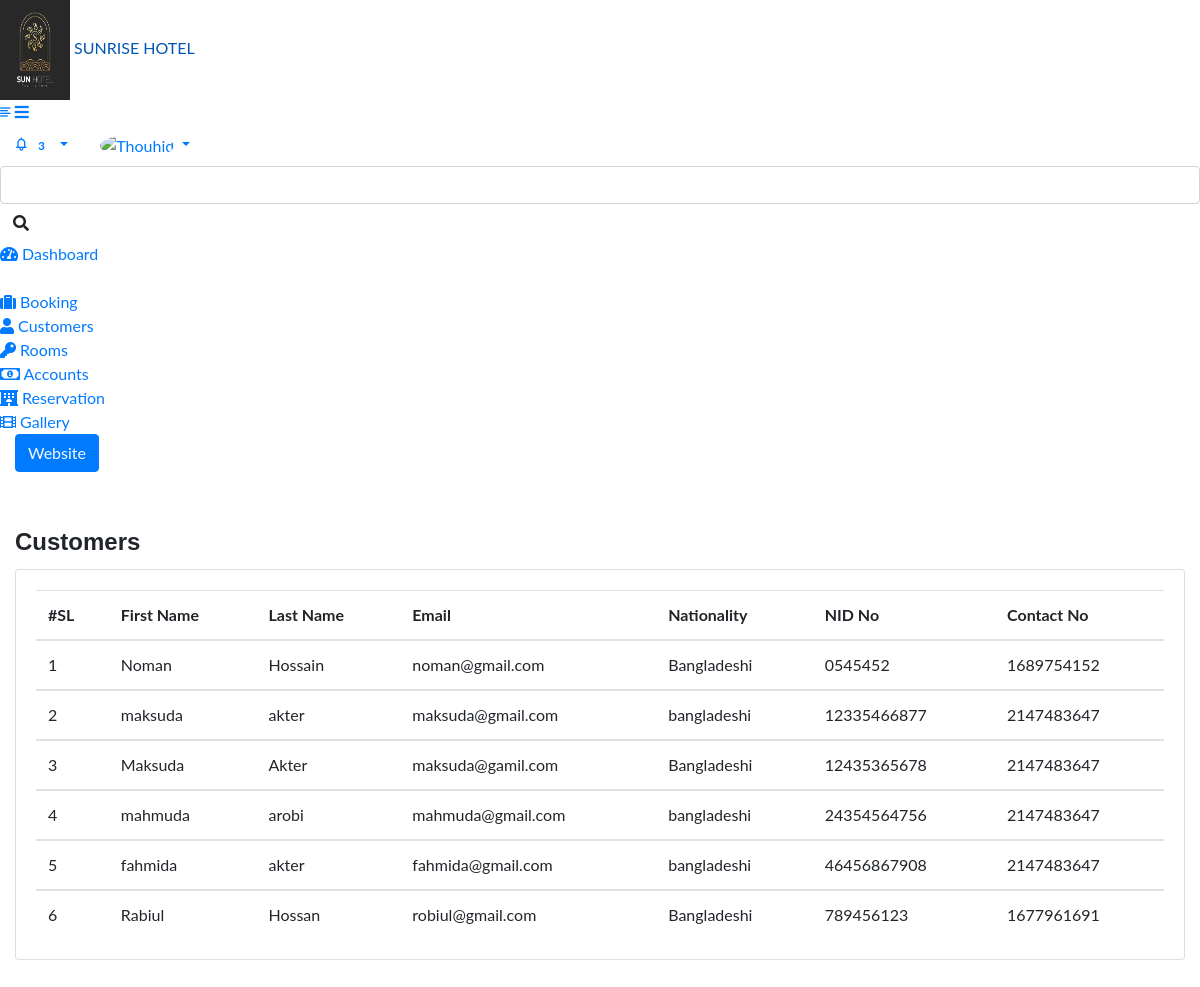
The app's page /admin/customer_list.php (signed in), older data.
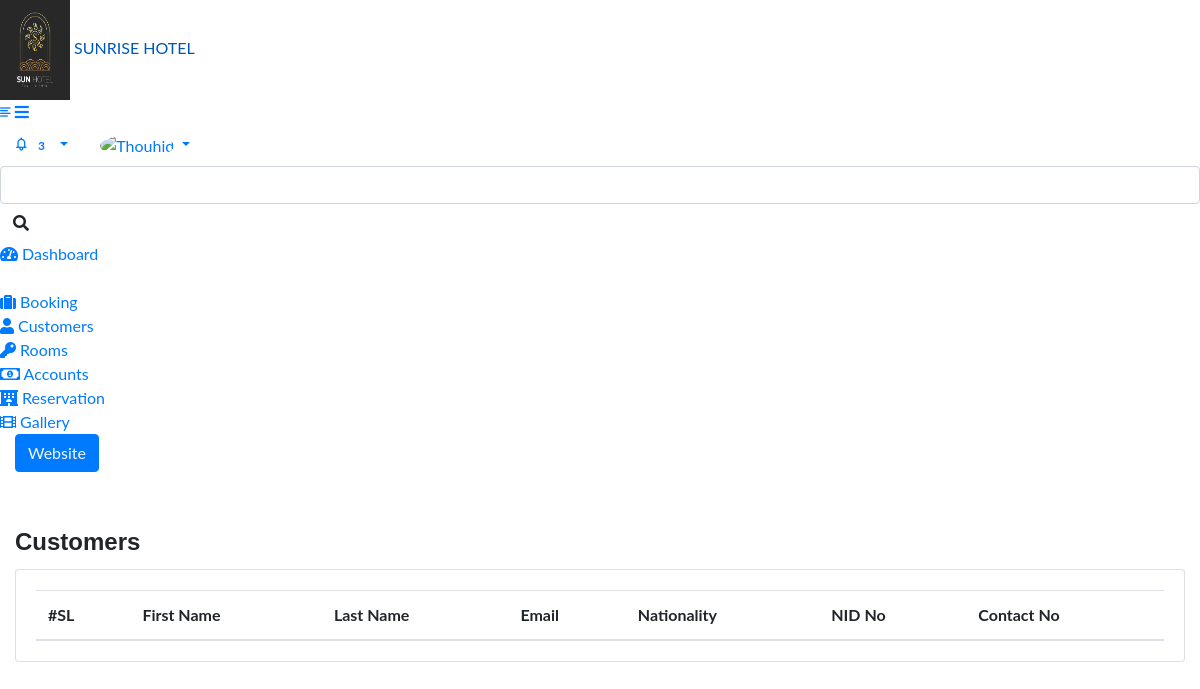
The same page, newer data.
### tables this page shows
CREATE TABLE `tbl_customer` (
  `id` int(11) NOT NULL,
  `first_name` varchar(255) DEFAULT NULL,
  `last_name` varchar(255) DEFAULT NULL,
  `email` varchar(255) DEFAULT NULL,
  `nationality` varchar(255) DEFAULT NULL,
  `nid_no` varchar(255) DEFAULT NULL,
  `contact_no` varchar(255) DEFAULT NULL,
  `created_at` datetime NOT NULL,
  `created_by` varchar(255) NOT NULL,
  `updated_at` datetime NOT NULL,
  `updated_by` varchar(255) NOT NULL,
  `deleted_at` datetime NOT NULL
);

### class/crud.php (called while the page is built, shortened)
<?php
    class crud{
        private $host='localhost';
        private $user='root';
        private $password='';
        private $database='hotel';
        private $connection;
        public function __construct(){
            $this->connection=new mysqli($this->host,$this->user,$this->password,$this->database);
        }
        public function common_select($table,$fields='*',$condition=false,$sort_field=false,$sort='ASC'){
            $result=array();
            $error=false;
            $sql="select $fields from $table where deleted_at is null ";
            $rs=$this->connection->query($sql);
            if($rs){
                if($rs->num_rows > 0){
                    while($r=$rs->fetch_object()){
                        array_push($result,$r);
                    }
                }
            }else{
                $error=$this->connection->error();
            }
            $return = array('data'=>$result,'error'=>$error);
            return $return;
        }
    }
?>

### admin/customer_list.php (the view, shortened to what this page needs)
<?php require_once('include/header.php') ?>
<?php require_once('include/sidebar.php') ?>
		<div class="page-wrapper">
			<div class="content container-fluid">
				<div class="page-header">
					<div class="row align-items-center">
						<div class="col">
							<div class="mt-5">
								<h4 class="card-title float-left mt-2">Customers</h4>
						</div>
					</div>
				</div>
				<div class="row">
					<div class="col-sm-12">
						<div class="card card-table">
							<div class="card-body booking_card">
								<div class="table-responsive">
									<table  class="datatable table table-stripped table table-hover table-center mb-0">
										<thead>
											<tr>
												<th>#SL</th>
												<th>First Name</th>
												<th>Last Name</th>
												<th>Email</th>
												<th>Nationality</th>
												<th>NID No</th>
												<th>Contact No</th>
											</tr>
										</thead>
										<?php
											$rs=$mysqli->common_select("tbl_customer");
											if(!$rs['error']){
												foreach($rs['data'] as $i => $d){
										?>
                                    <tbody id="myTable">
										<tr>
												<td><?= ++$i ?></td>
												<td><?= $d->first_name ?></td>
												<td><?= $d->last_name?></td>
												<td><?= $d->email ?></td>
												<td><?= $d->nationality ?></td>
												<td><?= $d->nid_no ?></td>
												<td><?= $d->contact_no ?></td>
										</tr>
										<?php }
					}
				?>
										</tbody>
									</table>
								</div>
							</div>
						</div>
					</div>
				</div>
			</div>
		</div>
	</div>
</body>
</html>
<?php require_once('include/footer.php') ?>

### admin/include/header.php (shortened to what this page needs)
<?php
    $protocol = isset($_SERVER['HTTPS']) ? 'https' : 'http';
  $base_url="$protocol://".$_SERVER['SERVER_NAME']."/".explode('/',$_SERVER['SCRIPT_NAME'])[1]."/admin/";
    require_once('../class/crud.php');
    $mysqli=new crud;
?>
<!DOCTYPE html>
<html lang="en">
<head>
	<link rel="stylesheet" href="<?= $base_url?>../assets/css/bootstrap.min.css">
	<link rel="stylesheet" href="<?= $base_url?>../assets/plugins/fontawesome/css/fontawesome.min.css">
	<link rel="stylesheet" href="<?= $base_url?>../assets/plugins/fontawesome/css/all.min.css">
	<link rel="stylesheet" href="<?= $base_url?>../assets/css/feathericon.min.css">
	<link rel="stylesheet" href="<?= $base_url?>../assets/plugins/morris/morris.css">
	<link rel="stylesheet" href="<?= $base_url?>../assets/css/style.css"> </head>
<body>
	<div class="main-wrapper">
		<div class="header">
			<div class="header-left">
				<a href="index.php" class="logo"> <img src="<?= $base_url?>../assets/img/main_logo.jpg" width="70" height="100" alt="logo"> <span class="logoclass">SUNRISE HOTEL</span> </a>
			</div>
			<a href="javascript:void(0);" id="toggle_btn"> <i class="fe fe-text-align-left"></i> </a>
			<a class="mobile_btn" id="mobile_btn"> <i class="fas fa-bars"></i> </a>
			<ul class="nav user-menu">
				<li class="nav-item dropdown noti-dropdown">
					<a href="#" class="dropdown-toggle nav-link" data-toggle="dropdown"> <i class="fe fe-bell"></i> <span class="badge badge-pill">3</span> </a>
				</li>
				<li class="nav-item dropdown has-arrow">
					<a href="#" class="dropdown-toggle nav-link" data-toggle="dropdown"> <span class="user-img"><img class="rounded-circle" src="<?= $base_url?>/../assets/img/profiles/me(1).jpg" width="31" alt="Thouhid"></span> </a>
				</li>
			</ul>
			<div  class="top-nav-search">
				<form>
					<input id="myInput" type="text" class="form-control" placeholder="Search here">
					<button class="btn" type="submit"><i class="fas fa-search"></i></button>
				</form>
			</div>
		</div>

### admin/include/sidebar.php (shortened to what this page needs)
	<div class="sidebar" id="sidebar">
	<div class="sidebar-inner slimscroll">
		<div id="sidebar-menu" class="sidebar-menu">
			<ul>
				<li class="active"> <a href="dashboard.php"><i class="fas fa-tachometer-alt"></i> <span>Dashboard</span></a> </li>
				<li class="list-divider"></li>
				<li class="submenu"> <a href="#"><i class="fas fa-suitcase"></i> <span> Booking </span> <span class="menu-arrow"></span></a>
				</li>
				<li class="submenu"> <a href="#"><i class="fas fa-user"></i> <span> Customers </span> <span class="menu-arrow"></span></a>
				</li>
				<li class="submenu"> <a href="#"><i class="fas fa-key"></i> <span> Rooms </span> <span class="menu-arrow"></span></a>
				</li>
				<li class="submenu"> <a href="#"><i class="far fa-money-bill-alt"></i> <span> Accounts </span> <span class="menu-arrow"></span></a>
				</li>
				<li class="submenu"> <a href="#"><i class="fas fa-hotel"></i> <span> Reservation </span> <span class="menu-arrow"></span></a>
				</li>
				<li class="submenu"> <a href="#"><i class="fas fa-film"></i> <span> Gallery </span> <span class="menu-arrow"></span></a>
				</li>
				</ul>
				<div class="col-md-12">
				<a class='btn btn-primary text-light' href="../index.php">Website</a>
				</div>
		</div>
	</div>
</div>

### admin/include/footer.php (shortened to what this page needs)
</body>
</html>

### assets/website/css/style.css (style rules this page uses)
html, body { margin:0; font-size: 100%; font-family: 'Lato', sans-serif; background: #fff; }
body a { text-decoration:none; transition:0.5s all; -webkit-transition:0.5s all; -moz-transition:0.5s all; -o-transition:0.5s all; -ms-transition:0.5s all; }
h1,h2,h3,h4,h5,h6 { margin:0; font-family: 'Federo', sans-serif; font-weight: 600; }
ul { margin:0; padding:0; }

Row changes from the older to the newer data that the page shows:
removed tbl_customer: first_name "Noman", last_name "Hossain", email "noman@gmail.com", nationality "Bangladeshi", nid_no "0545452", contact_no "1689754152"
removed tbl_customer: first_name "maksuda", last_name "akter", email "maksuda@gmail.com", nationality "bangladeshi", nid_no "12335466877", contact_no "2147483647"
removed tbl_customer: first_name "Maksuda", last_name "Akter", email "maksuda@gamil.com", nationality "Bangladeshi", nid_no "12435365678", contact_no "2147483647"
removed tbl_customer: first_name "mahmuda", last_name "arobi", email "mahmuda@gmail.com", nationality "bangladeshi", nid_no "24354564756", contact_no "2147483647"
removed tbl_customer: first_name "fahmida", last_name "akter", email "fahmida@gmail.com", nationality "bangladeshi", nid_no "46456867908", contact_no "2147483647"
removed tbl_customer: first_name "Rabiul", last_name "Hossan", email "robiul@gmail.com", nationality "Bangladeshi", nid_no "789456123", contact_no "1677961691"
